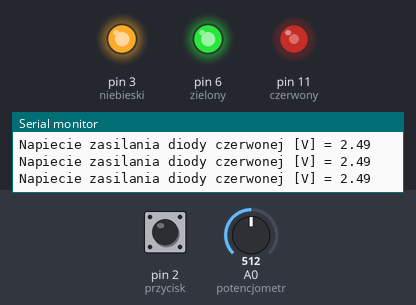
A sketch run on a simulated Arduino Uno, built with avr-gcc and run on an emulated ATmega328P. Shown: output pins drawn as LEDs (lit = HIGH), the last lines printed to the serial monitor. The inputs (shaded band) are chosen by the test bench; at power-on: pin 2 (przycisk) HIGH, A0 (potencjometr) = 512.

Above: at 1.2 s.
1.3 s: pin 2 (przycisk) pulled LOW for 0.15 s
At 2.2 s:
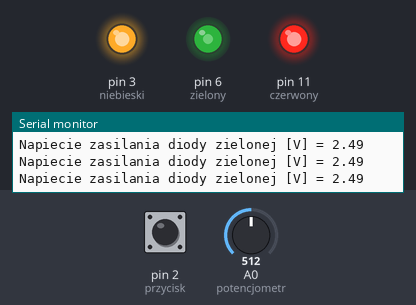
2.9 s: A0 (potencjometr) set to 716
At 3.3 s:
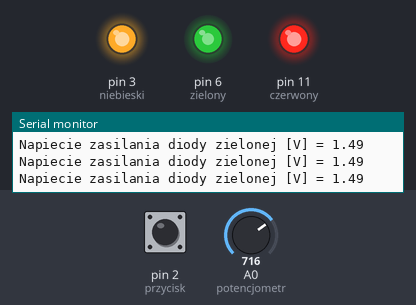
4.4 s: pin 2 (przycisk) pulled LOW for 1 s
At 6.0 s:
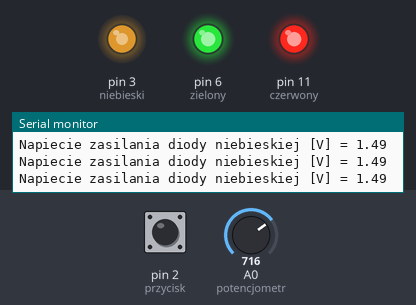
6.9 s: pin 2 (przycisk) pulled LOW for 0.15 s
At 8.2 s:
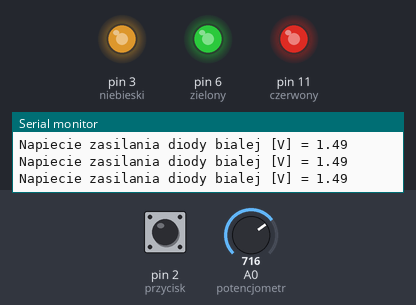
8.5 s: A0 (potencjometr) set to 900
At 9.4 s:
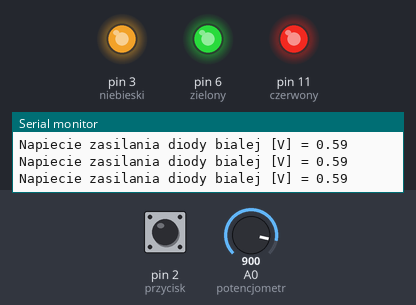
10.0 s: pin 2 (przycisk) pulled LOW for 3.2 s
At 13.7 s:
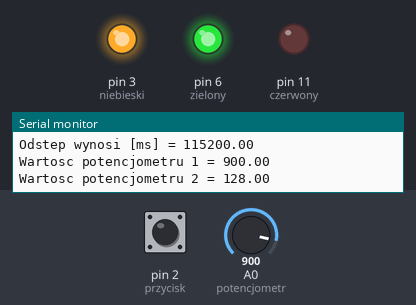
Timing chart, 0 to 15.2 s (numbered marks = the images above; inputs shaded):
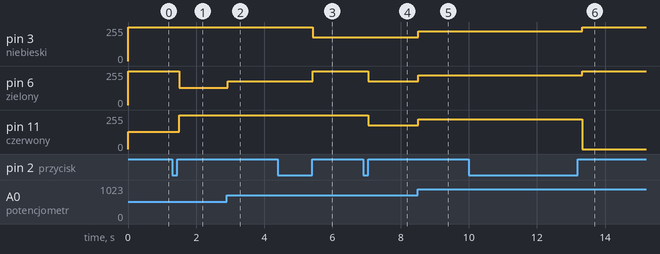

The sketch:

RGB_diode.ino
```cpp
//Program zostal napisany dla diody o wspolnej anodzie; dla wspolnej katody nalezy zamienic podlaczenie nozki do masy zamiast do napiecia
//przy wspolnej katodzie nalezy rowniez zamienic 255 na 0
//moja dioda (nozki od lewej) -> czerwony, wspolna anoda, niebieski, zielony

const int czerwony = 11;
const int zielony = 6;
const int niebieski = 3; //podpiecie stykow paska LED pod piny PWM
const int przycisk = 2; // pin podpiecia przycisku, przerwanie pod 2; pozwala na zmiane koloru swiecenia
int potencjometr = A0; //Pin podpiecia potencjometru; podlaczam pod ANALOG IN A0
int potencjometr2 = A1; //Drugi potencjometr podpinam pod ANALOG IN A1

int stanPrzycisku = 0; //* ZMIENNA POMOCNICZA
int poprzedniStan = 0;
int aktualnyPomiar = 0;
double skala;
double skala2;
double napiecie;
int i = 0; //ZMIENNA POMOCNICZA */


void setup() {
pinMode(czerwony, OUTPUT);
pinMode(zielony, OUTPUT);
pinMode(niebieski, OUTPUT);
pinMode(potencjometr, INPUT);
pinMode(przycisk, INPUT_PULLUP);
attachInterrupt(digitalPinToInterrupt(przycisk), zmianakoloru, CHANGE);
Serial.begin(9600);
}

void loop() {
  if (aktualnyPomiar == 0)
  {
    red();
  }
  else if (aktualnyPomiar == 1)
  {
    green();
  }
  else if (aktualnyPomiar == 2)
  {
    blue();
  }
  else if (aktualnyPomiar == 3)
  {
    white();
  }
  else if (aktualnyPomiar == 4)
  {
    mrugacz();
  }
  else if (aktualnyPomiar > 4)
  {
    aktualnyPomiar = 0;
  }
 }

void zmianakoloru() {
  stanPrzycisku = digitalRead(przycisk);
  if (stanPrzycisku != poprzedniStan)
  {
    if (stanPrzycisku == HIGH)
    {
      aktualnyPomiar++;
    }
    delay(50);
  }
  poprzedniStan = stanPrzycisku;
}

void red()
{
  skala = analogRead(potencjometr)/4;
  napiecie = 5 - skala / 51;
  analogWrite (czerwony, skala);
  analogWrite (zielony, 255);
  analogWrite (niebieski, 255);
  Serial.print("Napiecie zasilania diody czerwonej [V] = ");
  Serial.println(napiecie);

}

void green()
{
  skala = analogRead(potencjometr) /4;
  napiecie = 5 - skala / 51;
  analogWrite (czerwony, 255);
  analogWrite (zielony, skala);
  analogWrite (niebieski, 255);
  Serial.print("Napiecie zasilania diody zielonej [V] = ");
  Serial.println(napiecie);
}

void blue()
{
  skala = analogRead(potencjometr) /4;
  napiecie = 5 - skala / 51;
  analogWrite (czerwony, 255);
  analogWrite (zielony, 255);
  analogWrite (niebieski, skala);
  Serial.print("Napiecie zasilania diody niebieskiej [V] = ");
  Serial.println(napiecie);
}

void white()
{
  skala = analogRead(potencjometr) /4;
  napiecie = 5 - skala / 51;
  analogWrite (czerwony, skala);
  analogWrite (zielony, skala);
  analogWrite (niebieski, skala);
  Serial.print("Napiecie zasilania diody bialej [V] = ");
  Serial.println(napiecie);
}

void mrugacz()
{
  skala = analogRead(potencjometr);
  skala2 = analogRead(potencjometr2) / 4;
  napiecie = skala * skala2; //nie chcialem dodawac nowej zmiennej skoro mam juz taka w pamieci
  Serial.print("Odstep wynosi [ms] = ");
  Serial.println(napiecie);
  Serial.print("Wartosc potencjometru 1 = ");
  Serial.println(skala);
  Serial.print("Wartosc potencjometru 2 = ");
  Serial.println(skala2);
  analogWrite (czerwony, 0);
  analogWrite (zielony, 255);
  analogWrite (niebieski, 255);
  delay(napiecie); //na ten moment czestotliwosc mrugania zalezy od wychylenia potencjometrow, mozna jednak z tego zrezygnowac i wpisac na sztywno wartosc (w milisekundach) w nawiasie
  analogWrite (czerwony, 255);
  delay(napiecie);
}
```

Measured:
- after the input at 1.3 s, pin 6 (zielony): 255/255 → 128/255 after 0.20 s; pin 11 (czerwony): 128/255 → 255/255 after 0.20 s
- after the input at 2.9 s, pin 6 (zielony): 128/255 → 179/255 at once
- after the input at 4.4 s, pin 3 (niebieski): 255/255 → 179/255 after 1.0 s; pin 6 (zielony): 179/255 → 255/255 after 1.0 s
- after the input at 6.9 s, pin 6 (zielony), pin 11 (czerwony): 255/255 → 179/255 after 0.15 s
- after the input at 8.5 s, pin 3 (niebieski), pin 6 (zielony), pin 11 (czerwony): 179/255 → 225/255 at once
- after the input at 10.0 s, pin 3 (niebieski), pin 6 (zielony): 225/255 → 255/255 after 3.3 s; pin 11 (czerwony): 225/255 → 0/255 after 3.3 s
